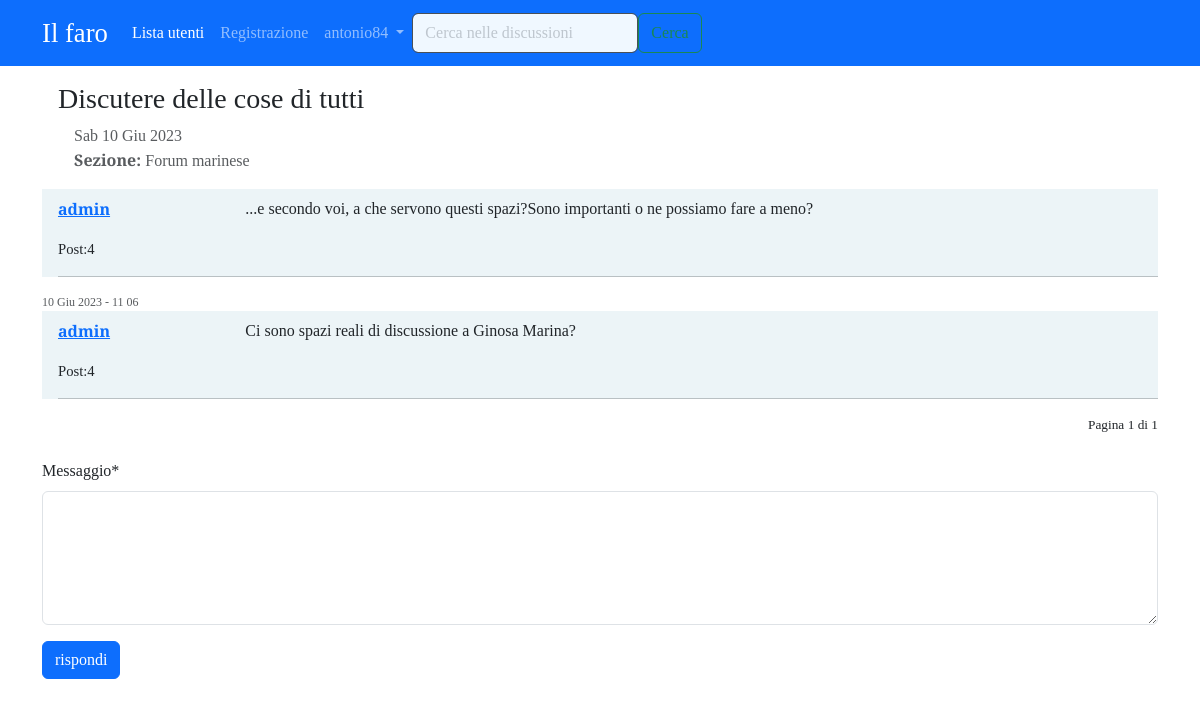
Page /forum/discussione/4/ (signed in) on the committed database.
### forum/models.py (models this page shows, shortened)
class Discussione (models.Model):
    titolo=models.CharField(max_length=150)
    data_creazione= models.DateTimeField(auto_now_add=True)
    autore_discussione= models.ForeignKey(User, on_delete=models.CASCADE, related_name="discussioni")
    sezione_appartenenza =  models.ForeignKey (Sezione, on_delete=models.CASCADE)
    class Meta:
        verbose_name ="Discussione"
        verbose_name_plural ="Discussioni"

class Post(models.Model):
        autore_post= models.ForeignKey(User, on_delete=models.CASCADE, related_name="posts")
        contenuto=models.TextField()
        data_creazione= models.DateTimeField(auto_now_add=True)
        discussione= models.ForeignKey(Discussione, on_delete=models.CASCADE)
        class Meta:
            verbose_name ="Post"
            verbose_name_plural ="Posts"

class Sezione (models.Model):
    nome_sezione = models.CharField(max_length=80)
    descrizione = models.CharField(max_length=150, blank=True, null=True)
    logosezione = models.ImageField(blank=True, null=True)
    def __str__(self):
        return self.nome_sezione
    class Meta:
        verbose_name ="Sezione"
        verbose_name_plural ="Sezioni"

### forum/views.py (the view)
# urls.py: path("discussione/<int:pk>/", views.visualizza_discussione, name ="visualizza_discussione"),
def visualizza_discussione(request, pk):
     discussione = get_object_or_404 (Discussione, pk=pk)
     posts_discussione = Post.objects.filter(discussione=discussione).order_by("-data_creazione")
     paginator=Paginator(posts_discussione, 7)
     page=request.GET.get("pagina")
     posts=paginator.get_page (page)
     form_risposta=PostModelForm()
     context={"discussione":discussione,
              "posts_discussione": posts,
              "form_risposta": form_risposta,
              }
     return render (request, "forum/singola_discussione.html", context)

### forum/forms.py
class PostModelForm(forms.ModelForm):
    class Meta:
        model = Post
        fields = ["contenuto"]
        widgets = {
            "contenuto" : forms.Textarea(attrs={'rows' : '5'})
        }
        labels = {"contenuto" : "Messaggio"}

### forum/templates/forum/singola_discussione.html (shortened to what this page needs)
{% extends 'base.html' %}
{% load crispy_forms_tags %}
{%block content%}
{% for post in posts_discussione %}
    <div class=" card-my5">
    {% if forloop.first and not "pagina" in request.get_full_path %}
        <div class="card-header ps-3">
            <h3 class="mt-3">{{discussione.titolo}}</h3>
            <p class="text-muted ps-3">{{discussione.data_creazione|date:"D d M Y "}}
            <br> <strong> Sezione: </strong>{{discussione.sezione_appartenenza}}</p>
        </div>
    {% else %}
        <div class="my-0 card-header py=0">
            <p class="text-muted mb-0 " style="font-size: 9pt;">
            {{post.data_creazione|date:"d M Y - H m"}}
 {% endif %}
        <div class="card-body pt-2 ps-3" style="background-color: #ecf4f7;">
                <div class="row">
                    <div class="col-xl-2 col-4">
                        <p><a href="{% url 'user_profile' username=post.autore_post.username %}"><strong>{{ post.autore_post}}</strong></a></p>
                        <p class="my-0" style="font-size: 11pt;">Post:{{ post.autore_post.posts.count }}</p>
                    </div>
                    <div class="col-xl-10 col-8">
                        <p class="my-0">{{ post.contenuto|linebreaks}}</p>
                    </div>
                </div>
            <hr>
        </div>
</div>
    {% endfor %}
    <div class="text-end" style="font-size: 10pt;">
        <span class="step-links">
            <span class="current">
                Pagina {{ posts_discussione.number }} di {{ posts_discussione.paginator.num_pages }}
            </span>
        </span>
    </div>
    <br>
{% if request.user.is_authenticated%}
    {% include 'forum/form_risposta.html' %}
{% else %}
    <div class="mt-3 alert alert-primary container" role="alert">
        Per partecipare alla discussione devi effettuare il <a href="{% url 'login' %}?next={{request.get_full_path}}"?next={{request.get_full_path}}>login!</a>
   {%endif%}
    {% endblock %}

### templates/base.html (shortened to what this page needs)
{% load static %}
<!doctype html>
<html lang="it">
  <head>
    <link href="https://cdn.jsdelivr.net/npm/bootstrap@5.3.0-alpha3/dist/css/bootstrap.min.css" rel="stylesheet">
    <link rel="stylesheet" href="path/to/font-awesome/css/font-awesome.min.css">
    <link rel="stylesheet" href="{% static 'css/agora.css' %}">
  </head>
  <body>
    <nav class="navbar navbar-expand-lg bg-primary" data-bs-theme="dark">
      <div class="container">
        <a class="navbar-brand" style="font-size: 20pt;" href="{% url 'homepage' %}">Il faro</a>
        <div class="collapse navbar-collapse" id="navbarSupportedContent">
          <ul class="navbar-nav me-auto mb-2 mb-lg-0">
            <li class="nav-item">
              <a class="nav-link active" aria-current="page" href="{% url 'user_list' %}">Lista utenti</a>
            </li>
            <li class="nav-item">
              <a class="nav-link" href="{% url 'registrazione' %}">Registrazione</a>
            </li>
            {% if request.user.is_authenticated %}
            <li class="nav-item dropdown">
              <a class="nav-link dropdown-toggle" href="#" role="button" data-bs-toggle="dropdown" aria-expanded="false">
                {{ request.user.username }}
              </a>
            </li>
           {% else %}
          <li class="nav-item">
            <a class="nav-link" href="{%url 'login'%}">Login</a>
          </li>
          </ul>
          {% endif %}
          <form class="d-flex" action="{% url 'funzione_cerca' %}" >
            <input name="q" class="form-control mr-sm-2" style=  "background-color: aliceblue;" type="search" placeholder="Cerca nelle discussioni" aria-label="Search">
            <button class="btn btn-outline-success my-2 my-sm-0" type="submit">Cerca</button>
          </form>
        </div>
      </div>
    </nav>
    <div class="container">
   {% block content %}
   {% endblock %}
    </div>
  </body>
</html>

### static-storage/css/agora.css (style rules this page uses)
body { font-family: 'Slabo 27px', serif; }

### rows in the picture
Post: autore_post "admin", autore_post.posts.count "4", contenuto "...e secondo voi, a che servono questi spazi?Sono importanti o ne possiamo fare a meno?"
Discussione: titolo "Discutere delle cose di tutti", data_creazione "Sab 10 Giu 2023", sezione_appartenenza "Forum marinese"
Post: data_creazione "10 Giu 2023 - 11 06", autore_post "admin", autore_post.posts.count "4", contenuto "Ci sono spazi reali di discussione a Ginosa Marina?"

### other values in the picture
{{ request.user.username }} "antonio84"
{{ posts_discussione.number }} "1"
{{ posts_discussione.paginator.num_pages }} "1"
